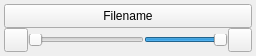
<?xml version="1.0" encoding="UTF-8"?>
<ui version="4.0">
 <class>audio_player</class>
 <widget class="QWidget" name="audio_player">
  <property name="geometry">
   <rect>
    <x>0</x>
    <y>0</y>
    <width>256</width>
    <height>56</height>
   </rect>
  </property>
  <property name="windowTitle">
   <string notr="true">Form</string>
  </property>
  <property name="styleSheet">
   <string notr="true">#frame_player {
	background-color: #151515;
	border-radius: 6px;
}

QPushButton {
	background: none;
	border: none;
	color: #808080;
}
QPushButton[highlight=&quot;true&quot;] {color: white;}

#btn_file {
	padding-left: 5px;
	text-align: middle left;
	font-size: 11pt;
	font-weight: 600;
	color: white;
}
#btn_file:disabled {color: #A0A0A0}
#btn_file:enabled:hover {text-decoration: underline;}

#slider_volume {max-width: 100px;}

QSlider {padding: 4px;}
QSlider::groove {
	background-color: #808080;
	border-radius: 2px;
}
QSlider::add-page:vertical {
	background-color: white;
	border-bottom-left-radius: 2px;
	border-bottom-right-radius: 2px;
	margin-top: -1px;
}
QSlider::sub-page:horizontal {
	background-color: white;
	border-top-left-radius: 2px;
	border-bottom-left-radius: 2px;
}
QSlider::handle {
	background-color: white;
	width: 4px;
	height: 4px;
	border-radius: 2px;
}</string>
  </property>
  <layout class="QVBoxLayout" name="layout_widget">
   <property name="spacing">
    <number>0</number>
   </property>
   <property name="leftMargin">
    <number>0</number>
   </property>
   <property name="topMargin">
    <number>0</number>
   </property>
   <property name="rightMargin">
    <number>0</number>
   </property>
   <property name="bottomMargin">
    <number>0</number>
   </property>
   <item>
    <widget class="QFrame" name="frame_player">
     <property name="sizePolicy">
      <sizepolicy hsizetype="Preferred" vsizetype="Fixed">
       <horstretch>0</horstretch>
       <verstretch>0</verstretch>
      </sizepolicy>
     </property>
     <property name="minimumSize">
      <size>
       <width>256</width>
       <height>56</height>
      </size>
     </property>
     <property name="maximumSize">
      <size>
       <width>16777215</width>
       <height>56</height>
      </size>
     </property>
     <layout class="QGridLayout" name="layout_player">
      <property name="leftMargin">
       <number>4</number>
      </property>
      <property name="topMargin">
       <number>4</number>
      </property>
      <property name="rightMargin">
       <number>4</number>
      </property>
      <property name="bottomMargin">
       <number>4</number>
      </property>
      <property name="spacing">
       <number>0</number>
      </property>
      <item row="1" column="1">
       <widget class="QSlider" name="slider_playback">
        <property name="maximumSize">
         <size>
          <width>16777215</width>
          <height>12</height>
         </size>
        </property>
        <property name="orientation">
         <enum>Qt::Orientation::Horizontal</enum>
        </property>
       </widget>
      </item>
      <item row="1" column="2">
       <widget class="QFrame" name="frame_volume">
        <property name="sizePolicy">
         <sizepolicy hsizetype="Fixed" vsizetype="Preferred">
          <horstretch>0</horstretch>
          <verstretch>0</verstretch>
         </sizepolicy>
        </property>
        <layout class="QHBoxLayout" name="layout_volume">
         <property name="spacing">
          <number>0</number>
         </property>
         <property name="leftMargin">
          <number>0</number>
         </property>
         <property name="topMargin">
          <number>0</number>
         </property>
         <property name="rightMargin">
          <number>0</number>
         </property>
         <property name="bottomMargin">
          <number>0</number>
         </property>
         <item>
          <widget class="QSlider" name="slider_volume">
           <property name="maximumSize">
            <size>
             <width>108</width>
             <height>12</height>
            </size>
           </property>
           <property name="maximum">
            <number>100</number>
           </property>
           <property name="value">
            <number>100</number>
           </property>
           <property name="orientation">
            <enum>Qt::Orientation::Horizontal</enum>
           </property>
          </widget>
         </item>
         <item>
          <widget class="IconButton" name="btn_volume">
           <property name="sizePolicy">
            <sizepolicy hsizetype="Fixed" vsizetype="Fixed">
             <horstretch>0</horstretch>
             <verstretch>0</verstretch>
            </sizepolicy>
           </property>
           <property name="minimumSize">
            <size>
             <width>24</width>
             <height>24</height>
            </size>
           </property>
           <property name="maximumSize">
            <size>
             <width>24</width>
             <height>24</height>
            </size>
           </property>
           <property name="text">
            <string notr="true"/>
           </property>
           <property name="icon">
            <iconset theme="QIcon::ThemeIcon::AudioVolumeHigh"/>
           </property>
          </widget>
         </item>
        </layout>
       </widget>
      </item>
      <item row="1" column="0">
       <widget class="IconButton" name="btn_play">
        <property name="sizePolicy">
         <sizepolicy hsizetype="Fixed" vsizetype="Fixed">
          <horstretch>0</horstretch>
          <verstretch>0</verstretch>
         </sizepolicy>
        </property>
        <property name="minimumSize">
         <size>
          <width>24</width>
          <height>24</height>
         </size>
        </property>
        <property name="maximumSize">
         <size>
          <width>24</width>
          <height>24</height>
         </size>
        </property>
        <property name="text">
         <string notr="true"/>
        </property>
        <property name="icon">
         <iconset theme="QIcon::ThemeIcon::MediaPlaybackStart"/>
        </property>
       </widget>
      </item>
      <item row="0" column="0" colspan="3">
       <widget class="QPushButton" name="btn_file">
        <property name="sizePolicy">
         <sizepolicy hsizetype="Minimum" vsizetype="Preferred">
          <horstretch>0</horstretch>
          <verstretch>0</verstretch>
         </sizepolicy>
        </property>
        <property name="minimumSize">
         <size>
          <width>0</width>
          <height>24</height>
         </size>
        </property>
        <property name="text">
         <string notr="true">Filename</string>
        </property>
       </widget>
      </item>
     </layout>
    </widget>
   </item>
  </layout>
 </widget>
 <customwidgets>
  <customwidget>
   <class>IconButton</class>
   <extends>QPushButton</extends>
   <header>widgets.common</header>
  </customwidget>
 </customwidgets>
 <resources/>
 <connections/>
</ui>
